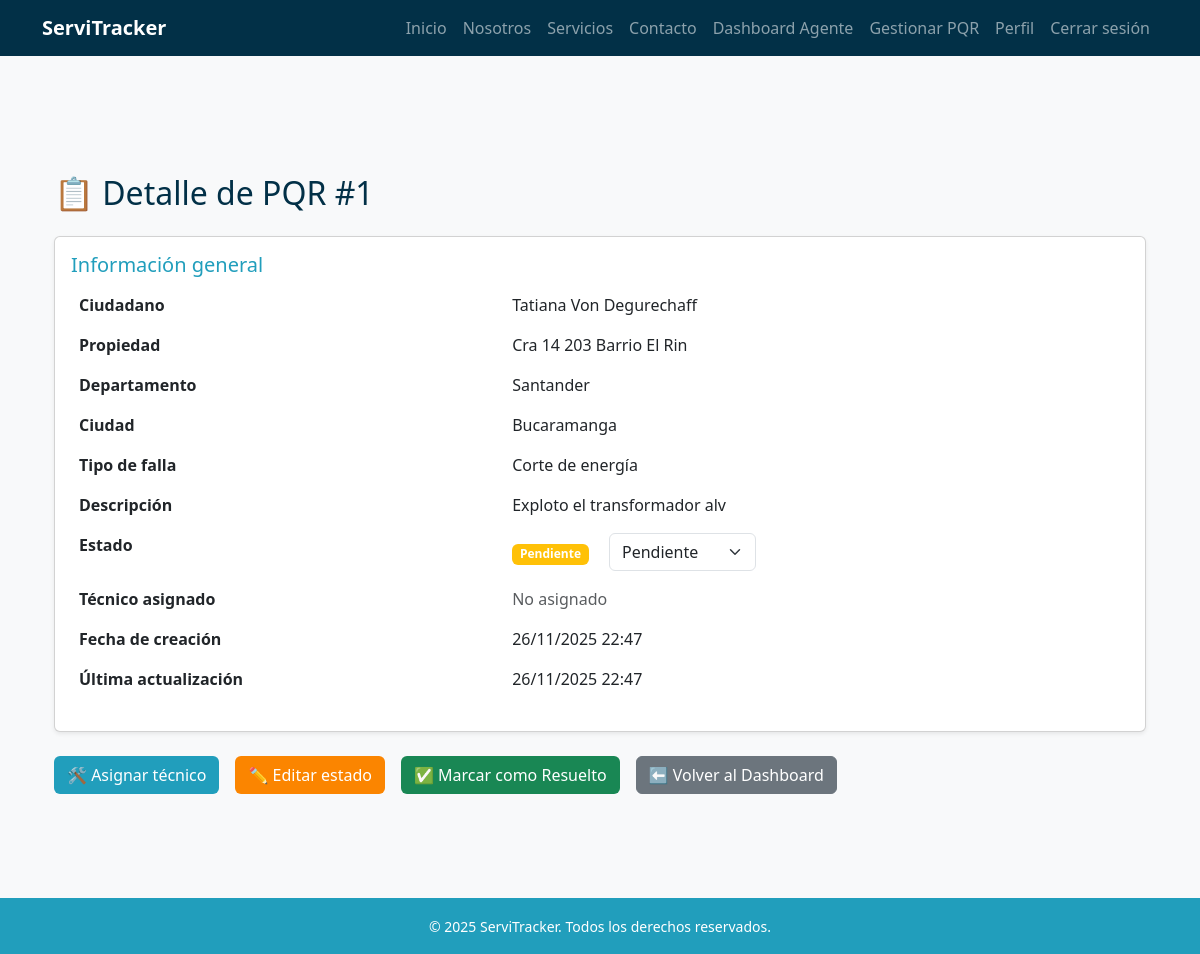
The page /pqr/1/detalle/ (signed in) on the database its author committed.
### pqr/models.py (models this page shows, shortened)
class PQR(models.Model):
    ciudadano = models.ForeignKey(
        settings.AUTH_USER_MODEL,
        on_delete=models.SET_NULL,
        null=True,
        blank=True,
        related_name="pqrs_ciudadano"
    )
    propiedad = models.ForeignKey(
        Propiedad,
        on_delete=models.SET_NULL,
        null=True,
        blank=True
    )
    direccion = models.CharField(max_length=255, blank=True, null=True)
    departamento = models.CharField(max_length=100, blank=True, null=True)
    ciudad = models.CharField(max_length=100, blank=True, null=True)
    telefono_contacto = models.CharField(max_length=20, unique=True, null=True, blank=True)
    tipo_falla = models.ForeignKey(TipoFalla, on_delete=models.PROTECT)
    descripcion = models.TextField()
    estado = models.ForeignKey(EstadoPQR, on_delete=models.PROTECT)
    tecnico_asignado = models.ForeignKey(
        settings.AUTH_USER_MODEL,
        on_delete=models.SET_NULL,
        null=True,
        blank=True,
        related_name="pqrs_tecnico"
    )
    agente_revisor = models.ForeignKey(
        settings.AUTH_USER_MODEL,
        on_delete=models.SET_NULL,
        null=True,
        blank=True,
        related_name="pqrs_agente"
    )
    fecha_creacion = models.DateTimeField(auto_now_add=True)
    fecha_actualizacion = models.DateTimeField(auto_now=True)
    def actualizar_estado_urgencia(self):
        if self.estado.nombre == "Pendiente":
            dias = (timezone.now() - self.fecha_creacion).days
            if dias >= 7:
                urgente = EstadoPQR.objects.get(nombre="Muy urgente")
                self.estado = urgente
                self.save()
            elif dias >= 3:
                urgente = EstadoPQR.objects.get(nombre="Urgente")
                self.estado = urgente
                self.save()

class TipoFalla(models.Model):
    nombre = models.CharField(max_length=100)
    def __str__(self):
        return self.nombre

class EstadoPQR(models.Model):
    nombre = models.CharField(max_length=50)

### usuarios/models.py (models this page shows)
class Usuario(AbstractBaseUser, PermissionsMixin):
    ROLES = [
        ("administrador", "Administrador"),
        ("agente", "Agente"),
        ("tecnico", "Técnico"),
        ("ciudadano", "Ciudadano"),
    ]
    documento = models.CharField(max_length=20, unique=True)
    email = models.EmailField(blank=True, null=True)
    nombres = models.CharField(max_length=100, blank=True, null=True)
    apellidos = models.CharField(max_length=100, blank=True, null=True)
    rol = models.CharField(max_length=20, choices=ROLES, default="ciudadano")
    especialidad = models.ForeignKey(Especialidad, on_delete=models.SET_NULL, null=True, blank=True)
    is_active = models.BooleanField(default=True)
    is_staff = models.BooleanField(default=False)
    date_joined = models.DateTimeField(auto_now_add=True)
    objects = UsuarioManager()
    USERNAME_FIELD = "documento"
    REQUIRED_FIELDS = []  # puedes agregar 'email' si quieres que sea obligatorio
    def __str__(self):
        return self.get_public_name()
    def get_full_name(self):
        nombre = (self.nombres or "").strip()
        apellido = (self.apellidos or "").strip()
        full = f"{nombre} {apellido}".strip()
        return full or ""
    def get_public_name(self):
        return self.get_full_name() or "Usuario"

### propiedades/models.py (models this page shows, shortened)
class Propiedad(models.Model):
    usuario = models.ForeignKey(
        settings.AUTH_USER_MODEL,
        on_delete=models.CASCADE,
        related_name='propiedades'
    )
    departamento = models.CharField(max_length=100)
    ciudad = models.CharField(max_length=100)
    direccion = models.CharField(max_length=200)
    activa = models.BooleanField(default=True)

### pqr/views.py (the view)
# urls.py: path('<int:pk>/detalle/', views.detalle_pqr, name='detalle_pqr'),
@login_required
@user_passes_test(lambda u: u.rol in ["agente", "administrador", "tecnico"])
def detalle_pqr(request, pk):
    pqr = get_object_or_404(PQR, pk=pk)
    if pqr.estado.nombre in ["Pendiente", "Urgente", "Muy urgente"]:
        try:
            pqr.actualizar_estado_urgencia()
        except Exception:
            pass
    estados = EstadoPQR.objects.all() if request.user.rol in ["agente", "administrador"] else []
    return render(request, 'pqr/detalle_pqr.html', {
        'pqr': pqr,
        'estados': estados,
    })

### templates/pqr/detalle_pqr.html (shortened to what this page needs)
{% extends 'base.html' %}
{% block content %}
<div class="container my-5">
    <h2 class="text-blue-dark mb-4">📋 Detalle de PQR #{{ pqr.id }}</h2>
    <div class="card shadow-sm">
        <div class="card-body">
            <h5 class="card-title text-blue-mid">Información general</h5>
            <table class="table table-borderless">
                <tbody>
                    <tr>
                        <th scope="row">Ciudadano</th>
                        <td>{{ pqr.ciudadano }}</td>
                    </tr>
                    <tr>
                        <th scope="row">Propiedad</th>
                        <td>{{ pqr.propiedad.direccion }}</td>
                    </tr>
                    <tr>
                        <th scope="row">Departamento</th>
                        <td>{{ pqr.propiedad.departamento }}</td>
                    </tr>
                    <tr>
                        <th scope="row">Ciudad</th>
                        <td>{{ pqr.propiedad.ciudad }}</td>
                    </tr>
                    <tr>
                        <th scope="row">Tipo de falla</th>
                        <td>{{ pqr.tipo_falla }}</td>
                    </tr>
                    <tr>
                        <th scope="row">Descripción</th>
                        <td>{{ pqr.descripcion }}</td>
                    </tr>
                    <tr>
                        <th scope="row">Estado</th>
                        <td>
                            <span class="badge
                                {% if pqr.estado.nombre == 'Pendiente' %} bg-warning
                                {% elif pqr.estado.nombre == 'En curso' %} bg-info
                                {% elif pqr.estado.nombre == 'Resuelto' %} bg-success
                                {% elif pqr.estado.nombre == 'Urgente' %} bg-danger
                                {% elif pqr.estado.nombre == 'Muy urgente' %} bg-dark
                                {% else %} bg-secondary
                                {% endif %}">
                                {{ pqr.estado.nombre }}
                            </span>
                            {% if user.rol == "agente" or user.rol == "administrador" %}
                                <form method="post" action="{% url 'editar_estado_pqr' pqr.pk %}" class="d-inline ms-3">
                                    <select name="estado" class="form-select d-inline w-auto" onchange="this.form.submit()">
                                        {% for estado in estados %}
                                            <option value="{{ estado.id }}" {% if estado.id == pqr.estado.id %}selected{% endif %}>
                                                {{ estado.nombre }}
                                            </option>
                                        {% endfor %}
                                    </select>
                                </form>
                            {% endif %}
                        </td>
                    </tr>
                    <tr>
                        <th scope="row">Técnico asignado</th>
                        <td>
                            {% if pqr.tecnico_asignado %}
                                {{ pqr.tecnico_asignado }}
                            {% else %}
                                <span class="text-muted">No asignado</span>
                            {% endif %}
                        </td>
                    </tr>
                    <tr>
                        <th scope="row">Fecha de creación</th>
                        <td>{{ pqr.fecha_creacion|date:"d/m/Y H:i" }}</td>
                    </tr>
                    <tr>
                        <th scope="row">Última actualización</th>
                        <td>{{ pqr.fecha_actualizacion|date:"d/m/Y H:i" }}</td>
                    </tr>
                </tbody>
            </table>
        </div>
    </div>
    <div class="mt-4 d-flex gap-3">
        {% if user.rol == "agente" or user.rol == "administrador" %}
            <a href="{% url 'asignar_tecnico' pqr.pk %}" class="btn btn-blue-mid">🛠️ Asignar técnico</a>
            <a href="{% url 'editar_estado_pqr' pqr.pk %}" class="btn btn-orange-dark">✏️ Editar estado</a>
        {% endif %}
        {% if user.rol == "tecnico" or user.rol == "agente" or user.rol == "administrador" %}
            {% if pqr.estado.nombre != "Resuelto" %}
                <a href="{% url 'cerrar_pqr' pqr.pk %}" class="btn btn-green-dark">✅ Marcar como Resuelto</a>
            {% endif %}
        {% endif %}
        <a href="{% url 'dashboard_admin' %}" class="btn btn-secondary">⬅️ Volver al Dashboard</a>
    </div>
</div>
{% endblock %}

### static/css/style.css (style rules this page uses)
:root { --blue-light: #8ecae6; --blue-mid: #219ebc; --blue-deep: #126782; --blue-dark: #023047; --yellow: #ffb703; --orange-light: #fd9e02; --orange-dark: #fb8500; --green-light: #198754; --green-dark: #146c43; }
.text-blue-mid { color: var(--blue-mid); }
.text-blue-dark { color: var(--blue-dark); }
body { font-family: 'Segoe UI', sans-serif; background-color: #f8f9fa; padding-top: 70px; min-height: 100vh; display: flex; flex-direction: column; }
.btn-blue-mid { background-color: var(--blue-mid); color: white; }
.btn-orange-dark { background-color: var(--orange-dark); color: white; }
.btn-green-dark { background-color: var(--green-light); color: white; }

### rows shown on the page
PQR: id "1", ciudadano "Tatiana Von Degurechaff", propiedad.direccion "Cra 14 203 Barrio El Rin", propiedad.departamento "Santander", propiedad.ciudad "Bucaramanga", tipo_falla "Corte de energía", descripcion "Exploto el transformador alv", estado.nombre "Pendiente", estado "Pendiente", fecha_creacion "26/11/2025 22:47", fecha_actualizacion "26/11/2025 22:47"
